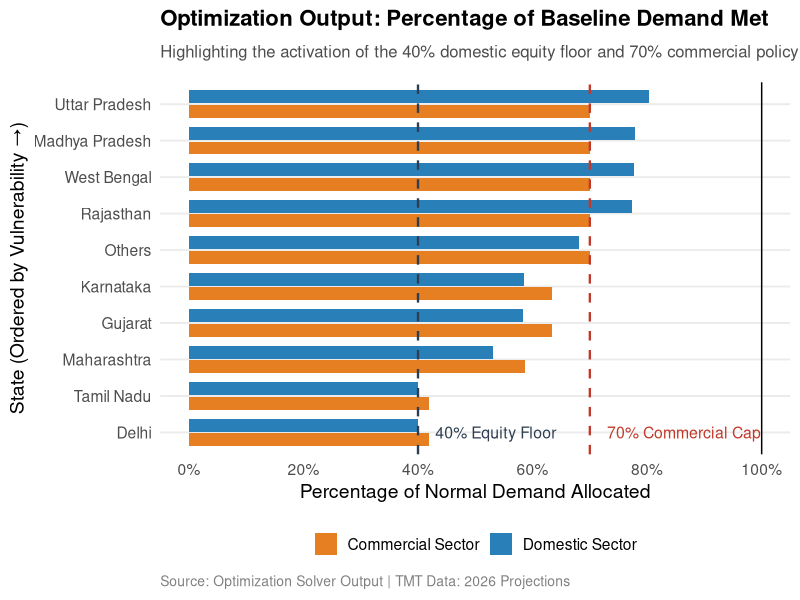
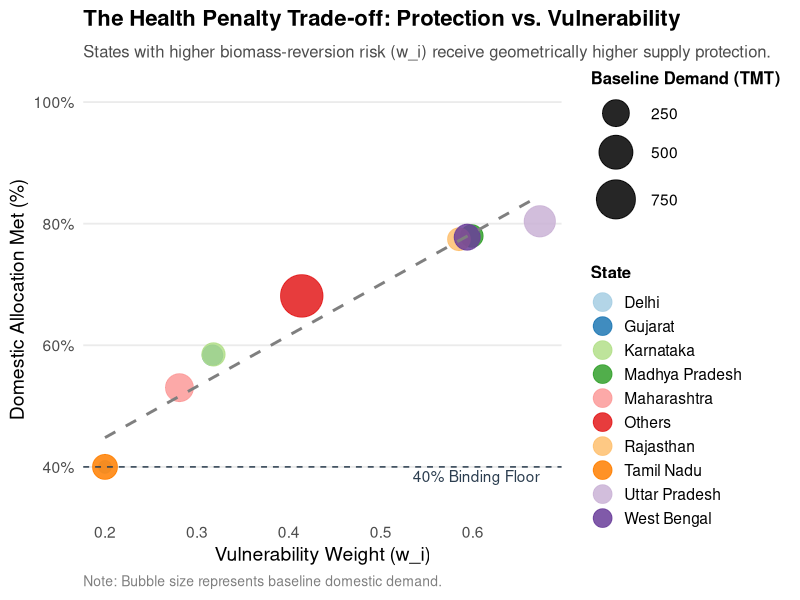
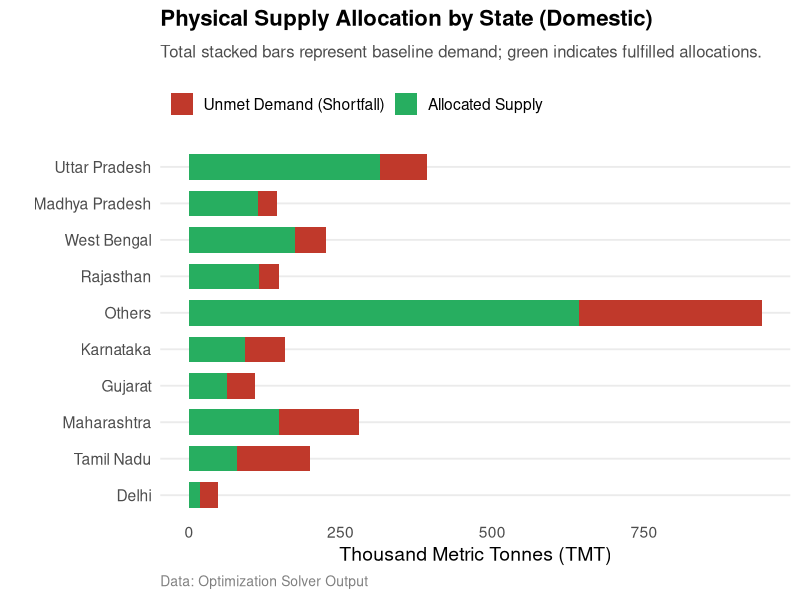
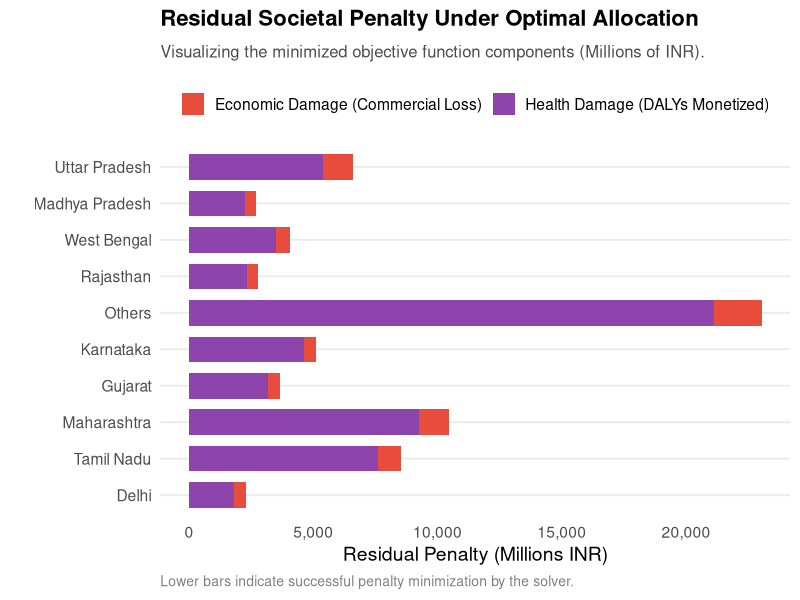
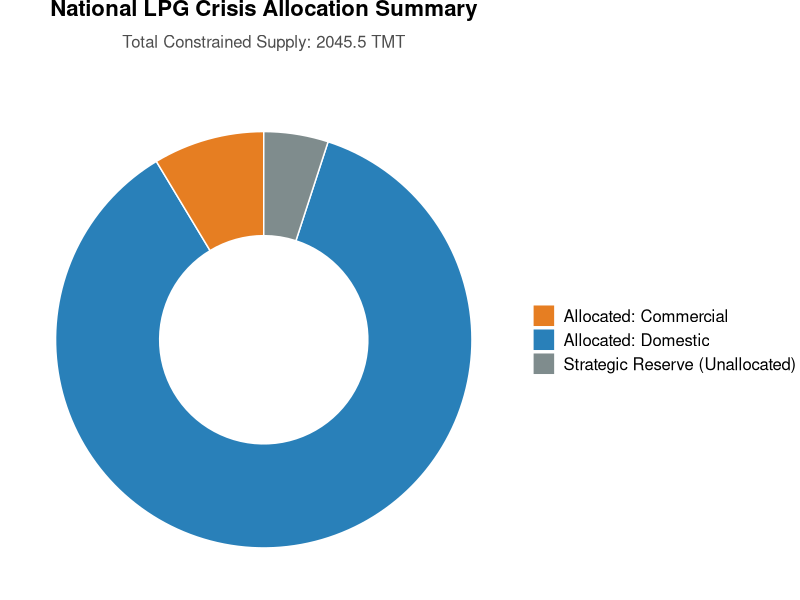

R code for these plots, in order:
# Set your working directory
setwd("/home/diazonium1109/Downloads/Assignments/Semester - II/Optimization and Numerical Methods/Project")

# Load necessary packages
library(dplyr)
library(quadprog)

# ---------------------------------------------------------
# 1. Load Baseline Demand Data
# ---------------------------------------------------------
baseline_demand <- read.csv("baseline_demands_calculated.csv")

# ---------------------------------------------------------
# 2. Define Global Constraints, Reserves, and Penalties
# ---------------------------------------------------------
S <- 2045.5                 # Total constrained national supply in TMT
rho <- 0.05                 # 5% Reserve policy
R_min <- rho * S            # Reserve parameter (102.275 TMT)
S_usable <- S - R_min       # Effectively allocable supply (1943.225 TMT)

c_h <- 532                  # Health penalty weight
c_e <- 604                  # Economic penalty weight

# ---------------------------------------------------------
# 3. Parameter Synthesis
# ---------------------------------------------------------
# NFHS-5 "Households using clean fuel for cooking (%)"
clean_fuel_pct <- c(97.4, 68.3, 68.2, 40.1, 71.9, 58.6, 41.5, 84.8, 32.7, 40.6)

baseline_demand <- baseline_demand %>%
  mutate(
    C_i = clean_fuel_pct,
    # NEW: Vulnerability Floor applied using pmax()
    w_i = pmax(0.20, (100 - C_i) / 100)
  )

min_survival_kg <- 10      
conversion_to_TMT <- 1e-6  

# Highly vulnerable household demographics
vulnerable_households <- c(150000, 2200000, 800000, 1800000, 1450000, 15000000, 1600000, 1950000, 750000, 1700000)

# Chance-Constrained Programming (95% guarantee - Log-Normal Distribution)
cv <- 0.15

baseline_demand <- baseline_demand %>%
  mutate(
    vulnerable_households = vulnerable_households,
    mu_i = (vulnerable_households * min_survival_kg) * conversion_to_TMT,
    # Convert standard mean/variance to Log-Normal parameters
    sigma_sq_log = log(1 + cv^2),
    mu_log = log(mu_i) - 0.5 * sigma_sq_log,
    # Extract the 95th percentile from the Log-Normal curve
    theta_i = qlnorm(0.95, meanlog = mu_log, sdlog = sqrt(sigma_sq_log))
  ) %>%
  select(-sigma_sq_log, -mu_log) # Clean up temporary columns

# ---------------------------------------------------------
# 4. Pure Matrix Formulation for quadprog 
# ---------------------------------------------------------
D_id <- baseline_demand$D_id
D_ic <- baseline_demand$D_ic
w_i  <- baseline_demand$w_i
theta_i <- baseline_demand$theta_i
n <- nrow(baseline_demand)

# Dmat and dvec (Proportional Normalization applied)
diag_elements <- c( (2 * w_i * c_h) / D_id, (2 * w_i * c_e) / D_ic )
Dmat <- diag(diag_elements)
Dmat <- Dmat + diag(1e-8, 2 * n) 

dvec <- c( rep(2 * c_h, n) * w_i, rep(2 * c_e, n) * w_i )

# Amat and bvec: The Constraints
# Constraint 1: Sum of all allocations == S_usable 
A_sum <- rep(1, 2 * n)
b_sum <- S_usable

# Constraint 2: x_id >= theta_i (Stochastic Survival)
A_theta <- rbind(diag(n), matrix(0, nrow = n, ncol = n))
b_theta <- theta_i

# Constraint 3: x_id <= D_id => -x_id >= -D_id (No Domestic Over-allocation)
A_did <- rbind(-diag(n), matrix(0, nrow = n, ncol = n))
b_did <- -D_id

# Constraint 4: x_ic >= 0.25 * D_ic (25% Commercial Survival Floor)
A_xic_floor <- rbind(matrix(0, nrow = n, ncol = n), diag(n))
b_xic_floor <- 0.25 * D_ic

# Constraint 5: x_id >= 0.40 * D_id (40% Domestic Equity Guarantee)
A_xid_floor <- rbind(diag(n), matrix(0, nrow = n, ncol = n))
b_xid_floor <- 0.40 * D_id

# Constraint 6: x_ic <= 0.70 * D_ic => -x_ic >= -0.70 * D_ic (Commercial Cap)
A_dic <- rbind(matrix(0, nrow = n, ncol = n), -diag(n))
b_dic <- -0.70 * D_ic

# Combine all constraints
Amat <- cbind(A_sum, A_theta, A_did, A_xic_floor, A_xid_floor, A_dic)
bvec <- c(b_sum, b_theta, b_did, b_xic_floor, b_xid_floor, b_dic)

# ---------------------------------------------------------
# 5. Execute Solver & Formatting
# ---------------------------------------------------------
result <- solve.QP(Dmat, dvec, Amat, bvec, meq = 1)

# Extract optimal allocations
optimal_x <- result$solution
baseline_demand <- baseline_demand %>%
  mutate(
    Optimal_x_id = round(optimal_x[1:n], 2),
    Optimal_x_ic = round(optimal_x[(n+1):(2*n)], 2),
    Domestic_Pct_Met = round((Optimal_x_id / D_id) * 100, 2),
    Commercial_Pct_Met = round((Optimal_x_ic / D_ic) * 100, 2)
  )

# Display and Export
write.csv(baseline_demand, "final_allocations_fully_constrained.csv", row.names = FALSE)
print("Optimization successful! Equity Guarantee, Commercial Floors, and Vulnerability Floors Applied.")
print(baseline_demand %>% select(State, Optimal_x_id, Domestic_Pct_Met, Optimal_x_ic, Commercial_Pct_Met))


# =========================================================================
# 6. VISUALIZATION AND PLOTTING FOR REPORT
# =========================================================================
# Load visualization libraries
library(ggplot2)
library(tidyr)
library(ggrepel)

# Set a consistent, clean academic theme for all plots
report_theme <- theme_minimal(base_size = 14) +
  theme(
    plot.title = element_text(face = "bold", size = 16, margin = margin(b = 10)),
    plot.subtitle = element_text(size = 12, color = "gray30", margin = margin(b = 15)),
    plot.caption = element_text(size = 10, color = "gray50", hjust = 0),
    legend.position = "bottom",
    legend.title = element_blank(),
    panel.grid.major.x = element_blank(),
    panel.grid.minor = element_blank()
  )

# ---------------------------------------------------------
# Plot 1: Percentage of Demand Met by Sector (The Policy Impact)
# ---------------------------------------------------------
# This plot visualizes the 40% floor, 70% cap, and how pain is distributed.

# Reshape data for grouped bar chart
plot_data_pct <- baseline_demand %>%
  select(State, w_i, Domestic_Pct_Met, Commercial_Pct_Met) %>%
  pivot_longer(cols = c(Domestic_Pct_Met, Commercial_Pct_Met), 
               names_to = "Sector", 
               values_to = "Pct_Met") %>%
  mutate(
    Sector = ifelse(Sector == "Domestic_Pct_Met", "Domestic Sector", "Commercial Sector"),
    # Reorder states by vulnerability weight (Descending)
    State = reorder(State, w_i) 
  )

p1 <- ggplot(plot_data_pct, aes(x = State, y = Pct_Met, fill = Sector)) +
  geom_bar(stat = "identity", position = position_dodge(width = 0.8), width = 0.7) +
  # Add constraint reference lines
  geom_hline(yintercept = 40, linetype = "dashed", color = "#2c3e50", size = 0.8) +
  geom_hline(yintercept = 70, linetype = "dashed", color = "#c0392b", size = 0.8) +
  geom_hline(yintercept = 100, linetype = "solid", color = "black", size = 0.5) +
  
  # Annotations for the constraint lines
  annotate("text", x = 1, y = 43, label = "40% Equity Floor", color = "#2c3e50", size = 4, hjust = 0) +
  annotate("text", x = 1, y = 73, label = "70% Commercial Cap", color = "#c0392b", size = 4, hjust = 0) +
  
  coord_flip() + # Flip coordinates for readable state names
  scale_fill_manual(values = c("Domestic Sector" = "#2980b9", "Commercial Sector" = "#e67e22")) +
  scale_y_continuous(labels = function(x) paste0(x, "%"), breaks = seq(0, 100, 20)) +
  labs(
    title = "Optimization Output: Percentage of Baseline Demand Met",
    subtitle = "Highlighting the activation of the 40% domestic equity floor and 70% commercial policy cap.",
    x = "State (Ordered by Vulnerability \u2192)",
    y = "Percentage of Normal Demand Allocated",
    caption = "Source: Optimization Solver Output | TMT Data: 2026 Projections"
  ) +
  report_theme

# Save Plot 1
ggsave("plot1_allocation_percentages.png", plot = p1, width = 10, height = 7, dpi = 300)

# ---------------------------------------------------------
# Plot 2: The Vulnerability Trade-off (Scatter Plot) - LEGEND VERSION
# ---------------------------------------------------------

p2 <- ggplot(baseline_demand, aes(x = w_i, y = Domestic_Pct_Met)) +
  # Map color to State and size to Demand
  geom_point(aes(size = D_id, color = State), alpha = 0.85) +
  
  # Trend line
  geom_smooth(method = "lm", se = FALSE, color = "gray50", linetype = "dashed") +
  
  # 40% Floor Line
  geom_hline(yintercept = 40, linetype = "dashed", color = "#2c3e50") +
  annotate("text", x = max(baseline_demand$w_i), y = 38.5, label = "40% Binding Floor", color = "#2c3e50", hjust = 1) +
  
  scale_x_continuous(breaks = seq(0, 1, 0.1)) +
  scale_y_continuous(labels = function(x) paste0(x, "%"), limits = c(35, 100)) +
  scale_size_continuous(name = "Baseline Demand (TMT)", range = c(4, 14)) +
  
  # Use a clear, distinct color palette for the 10 states
  scale_color_brewer(palette = "Paired") + 
  
  labs(
    title = "The Health Penalty Trade-off: Protection vs. Vulnerability",
    subtitle = "States with higher biomass-reversion risk (w_i) receive geometrically higher supply protection.",
    x = "Vulnerability Weight (w_i)",
    y = "Domestic Allocation Met (%)",
    caption = "Note: Bubble size represents baseline domestic demand."
  ) +
  report_theme +
  theme(
    legend.position = "right",
    legend.box = "vertical",
    # Bring the legend title back just for this plot so it's clear
    legend.title = element_text(face = "bold", size = 12) 
  ) +
  # Force the legend dots to be large enough to see the colors clearly
  guides(color = guide_legend(override.aes = list(size = 6)))

# Save Plot 2
ggsave("plot2_vulnerability_scatter_legend.png", plot = p2, width = 10, height = 7, dpi = 300)

# ---------------------------------------------------------
# Plot 3: Absolute Shortage (Macro Visualization)
# ---------------------------------------------------------
# Shows the raw physical numbers (TMT) to give the reader a sense of scale.

plot_data_abs <- baseline_demand %>%
  select(State, w_i, D_id, Optimal_x_id) %>%
  mutate(Shortfall = D_id - Optimal_x_id) %>%
  select(State, w_i, Optimal_x_id, Shortfall) %>%
  pivot_longer(cols = c(Optimal_x_id, Shortfall), 
               names_to = "Status", 
               values_to = "TMT") %>%
  mutate(
    Status = factor(Status, levels = c("Shortfall", "Optimal_x_id"), 
                    labels = c("Unmet Demand (Shortfall)", "Allocated Supply")),
    State = reorder(State, w_i)
  )

p3 <- ggplot(plot_data_abs, aes(x = State, y = TMT, fill = Status)) +
  geom_bar(stat = "identity", width = 0.7) +
  coord_flip() +
  scale_fill_manual(values = c("Allocated Supply" = "#27ae60", "Unmet Demand (Shortfall)" = "#c0392b")) +
  labs(
    title = "Physical Supply Allocation by State (Domestic)",
    subtitle = "Total stacked bars represent baseline demand; green indicates fulfilled allocations.",
    x = "",
    y = "Thousand Metric Tonnes (TMT)",
    caption = "Data: Optimization Solver Output"
  ) +
  report_theme +
  theme(legend.position = "top", legend.justification = "left")

# Save Plot 3
ggsave("plot3_absolute_shortage.png", plot = p3, width = 10, height = 7, dpi = 300)

print("Plots successfully generated and saved to your working directory!")



# ---------------------------------------------------------
# Plot 4: Residual Societal Penalty by State (Objective Function Vis)
# ---------------------------------------------------------
# Calculates the actual numerical penalty value left over after optimization
plot_data_penalty <- baseline_demand %>%
  mutate(
    # Applying the exact objective function formula
    Health_Penalty = w_i * c_h * ((D_id - Optimal_x_id)^2) / D_id,
    Economic_Penalty = w_i * c_e * ((D_ic - Optimal_x_ic)^2) / D_ic
  ) %>%
  select(State, w_i, Health_Penalty, Economic_Penalty) %>%
  pivot_longer(cols = c(Health_Penalty, Economic_Penalty), 
               names_to = "Penalty_Type", 
               values_to = "Penalty_Value") %>%
  mutate(
    Penalty_Type = ifelse(Penalty_Type == "Health_Penalty", "Health Damage (DALYs Monetized)", "Economic Damage (Commercial Loss)"),
    State = reorder(State, w_i) # Keep ordered by vulnerability
  )

p4 <- ggplot(plot_data_penalty, aes(x = State, y = Penalty_Value, fill = Penalty_Type)) +
  geom_bar(stat = "identity", width = 0.7) +
  coord_flip() +
  scale_fill_manual(values = c("Economic Damage (Commercial Loss)" = "#e74c3c", "Health Damage (DALYs Monetized)" = "#8e44ad")) +
  scale_y_continuous(labels = scales::comma) +
  labs(
    title = "Residual Societal Penalty Under Optimal Allocation",
    subtitle = "Visualizing the minimized objective function components (Millions of INR).",
    x = "",
    y = "Residual Penalty (Millions INR)",
    caption = "Lower bars indicate successful penalty minimization by the solver."
  ) +
  report_theme +
  theme(legend.position = "top", legend.title = element_blank())

# Save Plot 4
ggsave("plot4_residual_penalty.png", plot = p4, width = 10, height = 7, dpi = 300)

# ---------------------------------------------------------
# Plot 5: Macro Resource Distribution (Donut Chart)
# ---------------------------------------------------------
# Shows exactly where the 2045.5 TMT went (Domestic, Commercial, Reserve)

macro_data <- data.frame(
  Category = c("Allocated: Domestic", "Allocated: Commercial", "Strategic Reserve (Unallocated)"),
  Amount = c(sum(baseline_demand$Optimal_x_id), 
             sum(baseline_demand$Optimal_x_ic), 
             102.275) # The 5% reserve you hardcoded
)

# Calculate percentages for the labels
macro_data <- macro_data %>%
  mutate(
    Percentage = Amount / sum(Amount) * 100,
    Label = sprintf("%s\n%.1f TMT (%.1f%%)", Category, Amount, Percentage)
  )

p5 <- ggplot(macro_data, aes(x = 2, y = Amount, fill = Category)) +
  geom_bar(stat = "identity", color = "white", width = 1) +
  coord_polar(theta = "y", start = 0) +
  xlim(0.5, 2.5) + # Creates the donut hole
  scale_fill_manual(values = c("Allocated: Domestic" = "#2980b9", 
                               "Allocated: Commercial" = "#e67e22", 
                               "Strategic Reserve (Unallocated)" = "#7f8c8d")) +
  theme_void() + # Removes gridlines and axes for a clean pie chart
  labs(
    title = "National LPG Crisis Allocation Summary",
    subtitle = paste0("Total Constrained Supply: ", S, " TMT")
  ) +
  theme(
    plot.title = element_text(face = "bold", size = 16, hjust = 0.5, margin = margin(b = 10)),
    plot.subtitle = element_text(size = 12, color = "gray30", hjust = 0.5, margin = margin(b = 20)),
    legend.position = "right",
    legend.title = element_blank(),
    legend.text = element_text(size = 12)
  )

# Save Plot 5
ggsave("plot5_macro_distribution.png", plot = p5, width = 9, height = 6, dpi = 300)

print("Plots 4 and 5 generated successfully!")
